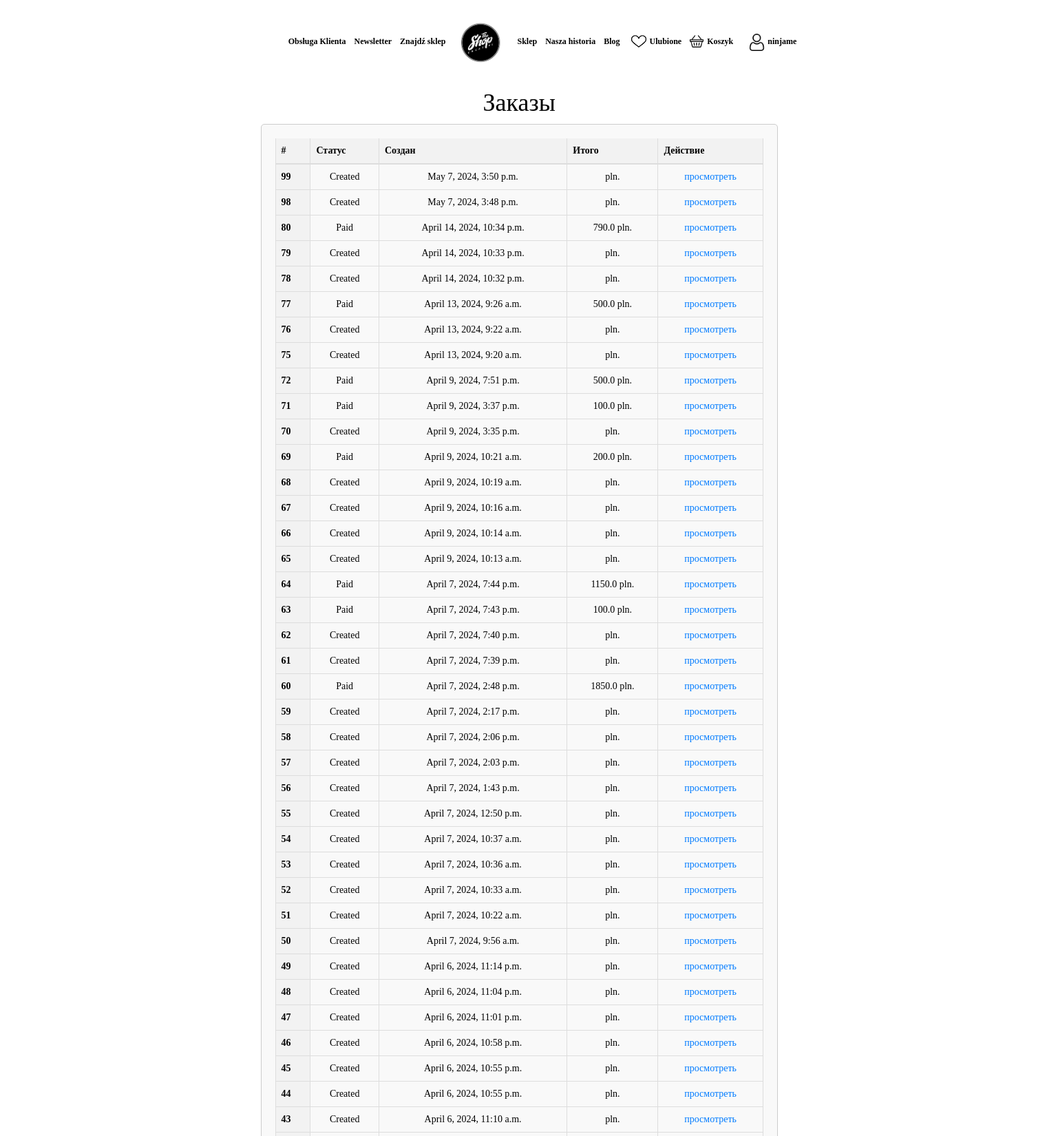
The app's page /orders/orders_list/ (signed in, upper part) with its own data.
### users/models.py (models this page shows, shortened)
class MyUser(AbstractBaseUser):
    first_name = models.CharField(max_length=100, blank=True)
    last_name = models.CharField(max_length=100, blank=True)
    age = models.SmallIntegerField(blank=True, null=True)
    username = models.CharField(max_length=100, blank=False)
    email = models.EmailField(
        verbose_name="email address",
        max_length=255,
        unique=True,
    )
    image = models.ImageField(upload_to='users_avatars', blank=True)
    is_active = models.BooleanField(default=True)
    is_admin = models.BooleanField(default=False)
    send_email = models.BooleanField(default=True)
    objects = MyUserManager()
    registration_time = models.DateTimeField(default=timezone.now)
    USERNAME_FIELD = "email"
    REQUIRED_FIELDS = []

### orders/models.py (models this page shows, shortened)
class Order(models.Model):
    CREATED = 0
    PAID = 1
    ON_WAY = 2
    DELIVERED = 3
    STATUSES = (
        (CREATED, 'Created'),
        (PAID, 'Paid'),
        (ON_WAY, 'On way'),
        (DELIVERED, 'Delivered'),
    )
    first_name = models.CharField(max_length=64)
    last_name = models.CharField(max_length=64)
    email = models.EmailField(max_length=256)
    address = models.CharField(max_length=256)
    basket_history = models.JSONField(default=dict)
    created = models.DateTimeField(auto_now_add=True)
    status = models.SmallIntegerField(default=CREATED, choices=STATUSES)  # WYBORKA
    initiator = models.ForeignKey(to=MyUser, on_delete=models.CASCADE)

### orders/views.py (the view)
# urls.py: path('orders_list/', views.OrderListView.as_view(), name='orders_list'),
class OrderListView(ListView):
    template_name = 'orders/orders.html'
    title = 'Store - Orders'
    queryset = Order.objects.all()
    ordering = ('-created')
    def get_queryset(self):
        queryset = super(OrderListView, self).get_queryset()
        return queryset.filter(initiator=self.request.user)
    def get_context_data(self, *, object_list=None, **kwargs):
        context = super(OrderListView, self).get_context_data()
        categories = cache.get('categories')
        if not categories:
            context['categories'] = Order.objects.all()
            cache.set('categories', context['categories'], 10)
        else:
            context['categories'] = categories
        return context

### products/context_processors.py (called while the page is built)
def baskets(request):
    user = request.user
    return {'baskets': Basket.objects.filter(user=user) if user.is_authenticated else []}

### orders/templates/orders/orders.html (shortened to what this page needs)
{% extends 'base.html' %}
{% block content %}
<center>
    <section style="margin-top: 110px; margin-left: 350px; margin-bottom: 20px;" id="brand">
        <div class="container pt-5" style="text-align: center;">
            <div class="row justify-content-center mt-5">
                <div class="col-lg-8">
                    <div class="text-center">
                        <center><h1>Заказы</h1></center>
                        <div class="orders mt-5">
                            <table class="table">
                                <thead>
                                <tr class="table-light">
                                    <th scope="col">#</th>
                                    <th scope="col">Статус</th>
                                    <th scope="col">Создан</th>
                                    <th scope="col">Итого</th>
                                    <th scope="col">Действие</th>
                                </tr>
                                </thead>
                                <tbody>
                                {% for order in object_list %}
                                    <tr>
                                        <th scope="row">{{ order.id }}</th>
                                        <td>{{ order.get_status_display }}</td>
                                        <td>{{ order.created }}</td>
                                        <td>{{ order.basket_history.total_sum }} pln.</td>
                                        <td>
                                            <a href="{% url 'orders:order' order.id %}">просмотреть</a>
                                        </td>
                                    </tr>
                                {% endfor %}
                                </tbody>
                            </table>
                        </div>
                    </div>
                </div>
            </div>
        </div>
    </section>
</center>
{% endblock %}

### products/templates/base.html (shortened to what this page needs)
{% load static %}
<!DOCTYPE html>
<html lang="en">
<head>
    <link rel="stylesheet" href="{% static 'css/style.css' %}">
    <link rel="stylesheet" href="https://maxcdn.bootstrapcdn.com/bootstrap/3.3.6/css/bootstrap.min.css">
</head>
<body>
<nav class="navbar" id="brand">
  <div class="container" id="brand">
    <strong>
      <ul class="nav-links-left" style="font-size: 12px; color: black;">
      <li><a style="color: #000000;" href="#">Obsługa Klienta</a></li>
      <li><a style="color: #000000;" href="#">Newsletter</a></li>
      <li><a style="color: #000000;" href="#">Znajdź sklep</a></li>
      <li><a href="{% url 'products:index' %}"><img src="{% static 'images/logo_shop.jpg' %}" width="80px" height=80px" style="vertical-align: middle;"></a></li>
      <li class="brand"><a style="color: #000000;" href="{% url 'products:shop' %}">Sklep</a></li>
      <li><a style="color: #000000;" href="#">Nasza historia</a></li>
      <li><a style="color: #000000;" href="#">Blog</a></li>
      {% if user.is_authenticated %}
        <li class="text-align" style="align-items: center;"><a style="color: #000000;" href="#">
          <img src="{% static 'images/heart.jpg' %}" width="30px;" height="20px;" style="margin-right: 1px; margin-top: -3px;">Ulubione</a></li>
        <li class="text-align" style="align-items: center;"><a style="color: #000000;" href="{% url 'basket:basket' %}">
          <img src="{% static 'images/shopping-basket.png' %}" style="margin-right: 5px; margin-top: -3px;" width="20px" height="20px">Koszyk</a></li>
        <li>
          <div class="dropdown">
            <button class="dropbtn">
              <img src="{% static 'images/user_logo_navbar.png' %}" width="25px;" height="25px;">
              <strong><a id="brand" style="color: #000000; font-size: 12px;">{{ user.username }}</a></strong>
            </button>
          </div>
        </li>
      {% else %}
        <li><a style="color: black;" href="{% url 'users:login_view' %}">Zaloguj się</a></li>
      {% endif %}
    </ul>
    </strong>
  </div>
</nav>
{% block content %}
{% endblock content %}
</body>
</html>

### static/css/style.css (style rules this page uses)
#brand { font-family: better-vcr; color: black; }
body { background: rgb(52, 56, 61); }
h1 { color: rgb(255, 255, 255); margin: 20px auto 0; width: 200px; text-align: center; }

### products/templates/base.html (style rules this page uses)
body, html { margin: 0; padding: 0; height: 100%; background-color: white; }
.navbar { position: absolute; top: 0; left: 0; width: 100%; padding: 20px 0; z-index: 1000; }
.container { display: flex; justify-content: space-between; align-items: center; max-width: 1200px; margin: 0 auto; padding: 0 20px; }
.nav-links-left li, .nav-links-right li { display: inline-block; margin-left: 9px; }
.dropdown { position: relative; display: inline-block; }
.dropbtn { background-color: white; padding: 10px; color: blue; size: 14px; border: none; cursor: pointer; }

### orders/templates/orders/orders.html (style rules this page uses)
.orders { padding: 20px; border: 1px solid #ccc; border-radius: 5px; background-color: #f9f9f9; }
.orders table { width: 1100px; border-collapse: collapse; }
.orders th, .orders td { padding: 10px; border: 1px solid #ddd; }
.orders th { background-color: #f2f2f2; font-weight: bold; }
.orders td { text-align: center; }
.orders a { color: #007bff; text-decoration: none; }

### records on screen
MyUser: username "ninjame"
Order: id "99", status "Created", created "May 7, 2024, 3:50 p.m."
Order: id "98", status "Created", created "May 7, 2024, 3:48 p.m."
Order: id "80", status "Paid", created "April 14, 2024, 10:34 p.m.", basket_history.total_sum "790.0"
Order: id "79", status "Created", created "April 14, 2024, 10:33 p.m."
Order: id "78", status "Created", created "April 14, 2024, 10:32 p.m."
Order: id "77", status "Paid", created "April 13, 2024, 9:26 a.m.", basket_history.total_sum "500.0"
Order: id "76", status "Created", created "April 13, 2024, 9:22 a.m."
Order: id "75", status "Created", created "April 13, 2024, 9:20 a.m."
Order: id "72", status "Paid", created "April 9, 2024, 7:51 p.m.", basket_history.total_sum "500.0"
Order: id "71", status "Paid", created "April 9, 2024, 3:37 p.m.", basket_history.total_sum "100.0"
Order: id "70", status "Created", created "April 9, 2024, 3:35 p.m."
Order: id "69", status "Paid", created "April 9, 2024, 10:21 a.m.", basket_history.total_sum "200.0"
Order: id "68", status "Created", created "April 9, 2024, 10:19 a.m."
Order: id "67", status "Created", created "April 9, 2024, 10:16 a.m."
Order: id "66", status "Created", created "April 9, 2024, 10:14 a.m."
Order: id "65", status "Created", created "April 9, 2024, 10:13 a.m."
Order: id "64", status "Paid", created "April 7, 2024, 7:44 p.m.", basket_history.total_sum "1150.0"
Order: id "63", status "Paid", created "April 7, 2024, 7:43 p.m.", basket_history.total_sum "100.0"
Order: id "62", status "Created", created "April 7, 2024, 7:40 p.m."
Order: id "61", status "Created", created "April 7, 2024, 7:39 p.m."
Order: id "60", status "Paid", created "April 7, 2024, 2:48 p.m.", basket_history.total_sum "1850.0"
Order: id "59", status "Created", created "April 7, 2024, 2:17 p.m."
Order: id "58", status "Created", created "April 7, 2024, 2:06 p.m."
Order: id "57", status "Created", created "April 7, 2024, 2:03 p.m."
Order: id "56", status "Created", created "April 7, 2024, 1:43 p.m."
Order: id "55", status "Created", created "April 7, 2024, 12:50 p.m."
Order: id "54", status "Created", created "April 7, 2024, 10:37 a.m."
Order: id "53", status "Created", created "April 7, 2024, 10:36 a.m."
Order: id "52", status "Created", created "April 7, 2024, 10:33 a.m."
Order: id "51", status "Created", created "April 7, 2024, 10:22 a.m."
Order: id "50", status "Created", created "April 7, 2024, 9:56 a.m."
Order: id "49", status "Created", created "April 6, 2024, 11:14 p.m."
Order: id "48", status "Created", created "April 6, 2024, 11:04 p.m."
Order: id "47", status "Created", created "April 6, 2024, 11:01 p.m."
Order: id "46", status "Created", created "April 6, 2024, 10:58 p.m."
Order: id "45", status "Created", created "April 6, 2024, 10:55 p.m."
Order: id "44", status "Created", created "April 6, 2024, 10:55 p.m."
Order: id "43", status "Created", created "April 6, 2024, 11:10 a.m."
